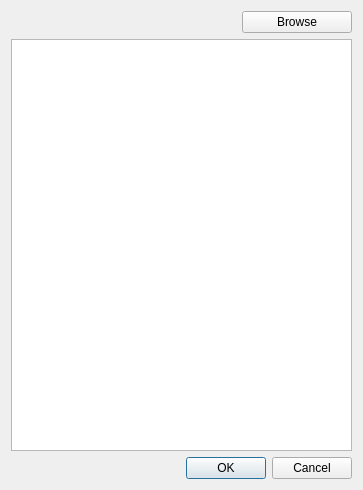
<?xml version="1.0" encoding="UTF-8"?>
<ui version="4.0">
 <class>GeneralConfigurationDialog</class>
 <widget class="QDialog" name="GeneralConfigurationDialog">
  <property name="geometry">
   <rect>
    <x>0</x>
    <y>0</y>
    <width>363</width>
    <height>490</height>
   </rect>
  </property>
  <property name="windowTitle">
   <string>Dialog</string>
  </property>
  <layout class="QGridLayout" name="gridLayout">
   <item row="0" column="2">
    <widget class="QPushButton" name="buttonBrowseAGF">
     <property name="text">
      <string>Browse</string>
     </property>
    </widget>
   </item>
   <item row="2" column="0" colspan="3">
    <widget class="QDialogButtonBox" name="buttonBox">
     <property name="orientation">
      <enum>Qt::Horizontal</enum>
     </property>
     <property name="standardButtons">
      <set>QDialogButtonBox::Cancel|QDialogButtonBox::Ok</set>
     </property>
    </widget>
   </item>
   <item row="1" column="0" colspan="3">
    <widget class="QListWidget" name="listCatalogs"/>
   </item>
  </layout>
 </widget>
 <resources/>
 <connections>
  <connection>
   <sender>buttonBox</sender>
   <signal>accepted()</signal>
   <receiver>GeneralConfigurationDialog</receiver>
   <slot>accept()</slot>
   <hints>
    <hint type="sourcelabel">
     <x>248</x>
     <y>254</y>
    </hint>
    <hint type="destinationlabel">
     <x>157</x>
     <y>274</y>
    </hint>
   </hints>
  </connection>
  <connection>
   <sender>buttonBox</sender>
   <signal>rejected()</signal>
   <receiver>GeneralConfigurationDialog</receiver>
   <slot>reject()</slot>
   <hints>
    <hint type="sourcelabel">
     <x>316</x>
     <y>260</y>
    </hint>
    <hint type="destinationlabel">
     <x>286</x>
     <y>274</y>
    </hint>
   </hints>
  </connection>
 </connections>
</ui>
